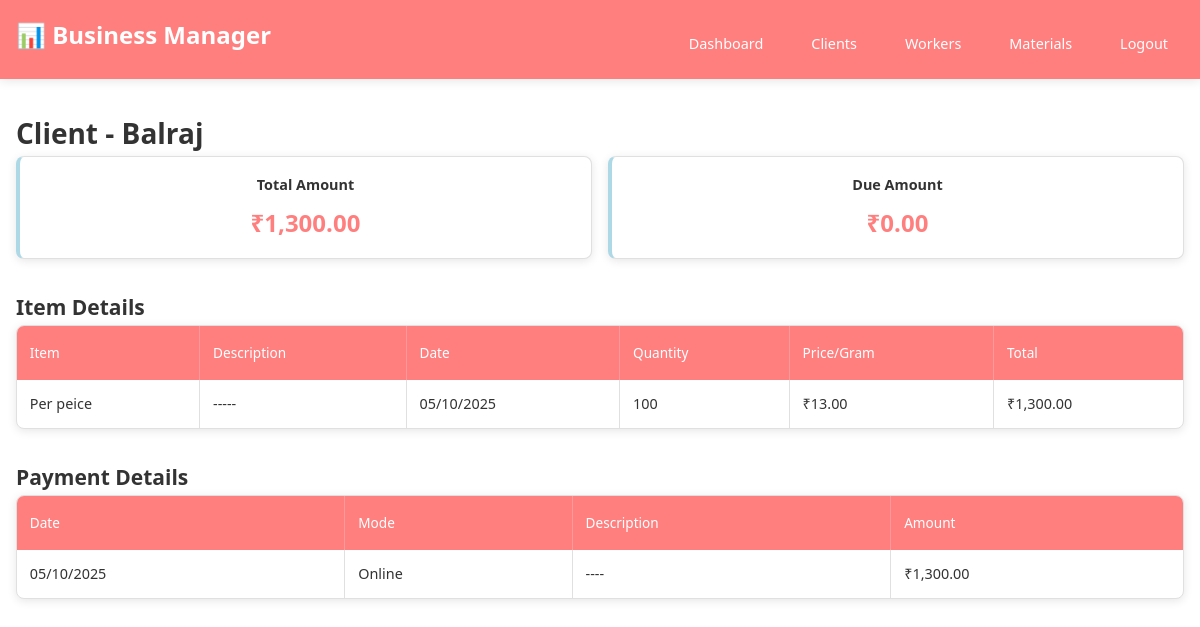
The app's page /client/Balraj (signed in), older data.
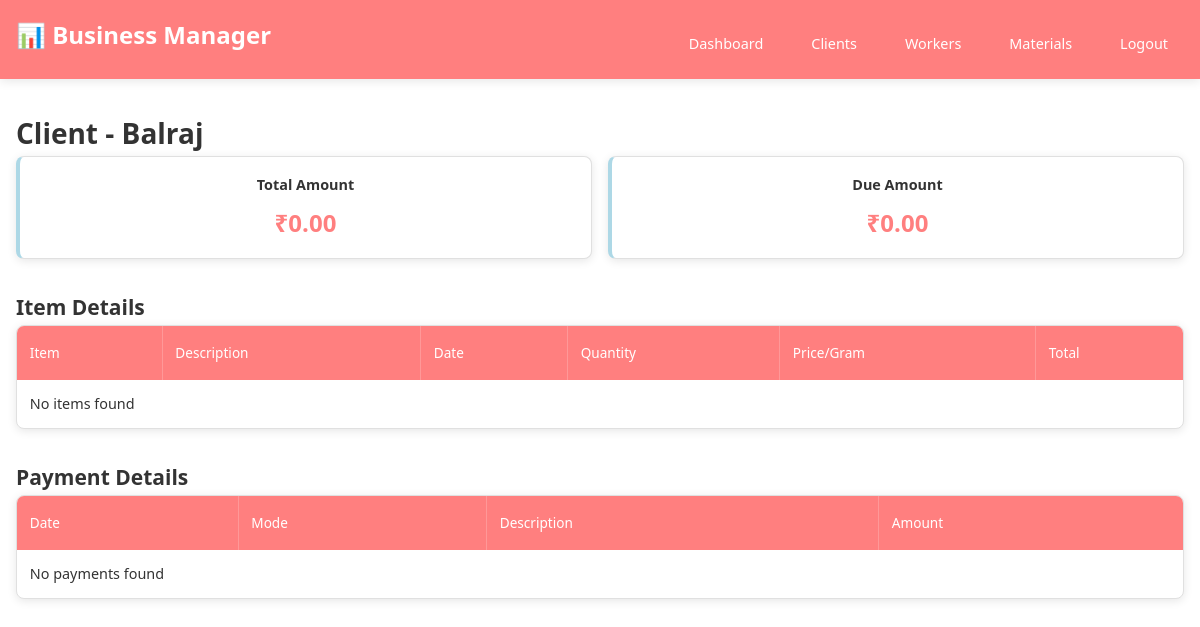
The same page, newer data.
### app/models.py (models this page shows)
class Client_Order_Details(db.Model) :
    co_id = db.Column(db.Integer, primary_key = True)
    item = db.Column(db.String(100), nullable = False)
    date = db.Column(db.Date, nullable = False)
    description = db.Column(db.String(100))
    quantity = db.Column(db.Integer, nullable = False)
    price = db.Column(db.Integer, nullable = False)
    total_amount = db.Column(db.Integer, db.Computed('quantity * price'))
    cw_id = db.Column(db.Integer, db.ForeignKey('client_workers.cw_id'), nullable=False)

class client_payment_details(db.Model):
    cp_id = db.Column(db.Integer, primary_key=True)
    date = db.Column(db.Date, nullable = False)
    mode = db.Column(db.String(100))
    description = db.Column(db.String(100))
    amount = db.Column(db.Integer, nullable = False)
    cw_id = db.Column(db.Integer, db.ForeignKey('client_workers.cw_id'), nullable=False)

### app/routes/tasks.py (the view)
    def wrapper(*args, **kwargs):
        if 'user' not in session:
            flash("⚠️ Please login first to continue.", "warning")
            return redirect(url_for('auth.login'))
        return view_func(*args, **kwargs)

### app/routes/tasks.py (called while the page is built)
def login_required(view_func):
    def wrapper(*args, **kwargs):
        if 'user' not in session:
            flash("⚠️ Please login first to continue.", "warning")
            return redirect(url_for('auth.login'))
        return view_func(*args, **kwargs)
    wrapper.__name__ = view_func.__name__
    return wrapper

### app/templates/clients_info.html (shortened to what this page needs)
{% extends "base.html" %}
{% block content %}
<h1 class="section-title">Client - {{ client["name"] }}</h1>
<section class="inventory-summary">
    <div class="summary-grid">
        <div class="summary-card">
            <h3>Total Amount</h3>
            <span>₹{{ "{:,.2f}".format(total_amount|default(0)) }}</span>
        </div>
        <div class="summary-card">
            <h3>Due Amount</h3>
            <span class="due">₹{{ "{:,.2f}".format(due_amount|default(0)) }}</span>
        </div>
    </div>
</section>
<section class="inventory-table">
    <h2>Item Details</h2>
    <div class="table-container">
        <table class="table">
            <thead>
                <tr>
                    <th>Item</th>
                    <th>Description</th>
                    <th>Date</th>
                    <th>Quantity</th>
                    <th>Price/Gram</th>
                    <th>Total</th>
                </tr>
            </thead>
            <tbody>
                {% for item in client["items"] %}
                <tr>
                    <td>{{ item["item"]|default('-') }}</td>
                    <td>{{ item["description"] or '-----' }}</td>
                    <td>{{ item["date"]|default('-') }}</td>
                    <td>{{ item["quantity"]|default(0) }}</td>
                    <td>₹{{ "{:,.2f}".format(item["price"]|default(0)) }}</td>
                    <td>₹{{ "{:,.2f}".format(item["total_amount"]|default(0)) }}</td>
                </tr>
                {% else %}
                <tr><td colspan="6">No items found</td></tr>
                {% endfor %}
            </tbody>
        </table>
    </div>
</section>
<section class="inventory-table">
    <h2>Payment Details</h2>
    <div class="table-container">
        <table class="table">
            <thead>
                <tr>
                    <th>Date</th>
                    <th>Mode</th>
                    <th>Description</th>
                    <th>Amount</th>
                </tr>
            </thead>
            <tbody>
                {% for pay in client["payments"] %}
                <tr>
                    <td>{{ pay["date"]|default('-') }}</td>
                    <td>{{ pay.get("mode", '-') }}</td>
                    <td>{{ pay["description"] or '----' }}</td>
                    <td>₹{{ "{:,.2f}".format(pay["amount"]|default(0)) }}</td>
                </tr>
                {% else %}
                <tr><td colspan="4">No payments found</td></tr>
                {% endfor %}
            </tbody>
        </table>
    </div>
</section>
{% endblock %}

Row changes from the older to the newer data that the page shows:
removed Client_Order_Details: item "Per peice", description "-----", date "05/10/2025", quantity "100", price "13.00", total_amount "1,300.00"
removed client_payment_details: date "05/10/2025", get "Online", description "----", amount "1,300.00"
Text that changed along with them:
{{ "{:,.2f}".format(total_amount|default(0)) }}: "1,300.00" → "0.00"
text now shown: "No items found No payments found"
